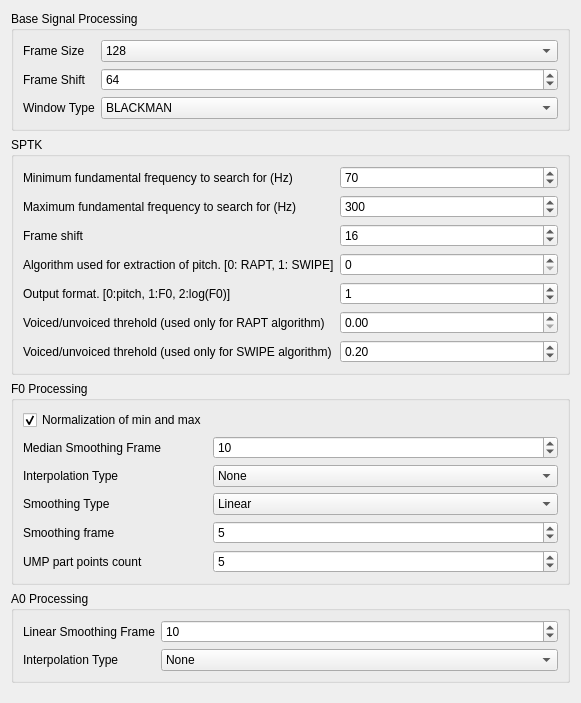
         <widget class="QWidget" name="scrollAreaWidgetContents_2">
          <property name="geometry">
           <rect>
            <x>0</x>
            <y>0</y>
            <width>516</width>
            <height>703</height>
           </rect>
          </property>
          <layout class="QHBoxLayout" name="horizontalLayout_3">
           <item>
            <layout class="QVBoxLayout" name="verticalLayout_4">
             <item>
              <widget class="QGroupBox" name="groupBox_2">
               <property name="title">
                <string>Base Signal Processing</string>
               </property>
               <layout class="QFormLayout" name="formLayout_2">
                <item row="0" column="0">
                 <widget class="QLabel" name="label_3">
                  <property name="text">
                   <string>Frame Size</string>
                  </property>
                 </widget>
                </item>
                <item row="0" column="1">
                 <widget class="QComboBox" name="frameSizeBox">
                  <property name="currentIndex">
                   <number>3</number>
                  </property>
                  <item>
                   <property name="text">
                    <string notr="true">16</string>
                   </property>
                  </item>
                  <item>
                   <property name="text">
                    <string notr="true">32</string>
                   </property>
                  </item>
                  <item>
                   <property name="text">
                    <string notr="true">64</string>
                   </property>
                  </item>
                  <item>
                   <property name="text">
                    <string notr="true">128</string>
                   </property>
                  </item>
                  <item>
                   <property name="text">
                    <string notr="true">256</string>
                   </property>
                  </item>
                  <item>
                   <property name="text">
                    <string notr="true">512</string>
                   </property>
                  </item>
                  <item>
                   <property name="text">
                    <string notr="true">1024</string>
                   </property>
                  </item>
                  <item>
                   <property name="text">
                    <string notr="true">2048</string>
                   </property>
                  </item>
                  <item>
                   <property name="text">
                    <string notr="true">4096</string>
                   </property>
                  </item>
                  <item>
                   <property name="text">
                    <string notr="true">8192</string>
                   </property>
                  </item>
                  <item>
                   <property name="text">
                    <string notr="true">16384</string>
                   </property>
                  </item>
                  <item>
                   <property name="text">
                    <string notr="true">32768</string>
                   </property>
                  </item>
                  <item>
                   <property name="text">
                    <string notr="true">65536</string>
                   </property>
                  </item>
                 </widget>
                </item>
                <item row="1" column="0">
                 <widget class="QLabel" name="label_4">
                  <property name="text">
                   <string>Frame Shift</string>
                  </property>
                 </widget>
                </item>
                <item row="1" column="1">
                 <widget class="QSpinBox" name="frameShiftSpin">
                  <property name="minimum">
                   <number>10</number>
                  </property>
                  <property name="maximum">
                   <number>65536</number>
                  </property>
                  <property name="singleStep">
                   <number>16</number>
                  </property>
                  <property name="value">
                   <number>64</number>
                  </property>
                  <property name="displayIntegerBase">
                   <number>10</number>
                  </property>
                 </widget>
                </item>
                <item row="2" column="0">
                 <widget class="QLabel" name="label_7">
                  <property name="text">
                   <string>Window Type</string>
                  </property>
                 </widget>
                </item>
                <item row="2" column="1">
                 <widget class="QComboBox" name="windoTypeBox">
                  <property name="currentIndex">
                   <number>0</number>
                  </property>
                  <item>
                   <property name="text">
                    <string>BLACKMAN</string>
                   </property>
                  </item>
                  <item>
                   <property name="text">
                    <string>HAMMING</string>
                   </property>
                  </item>
                  <item>
                   <property name="text">
                    <string>HANNING</string>
                   </property>
                  </item>
                  <item>
                   <property name="text">
                    <string>BARTLETT</string>
                   </property>
                  </item>
                  <item>
                   <property name="text">
                    <string>TRAPEZOID</string>
                   </property>
                  </item>
                  <item>
                   <property name="text">
                    <string>RECTANGULAR</string>
                   </property>
                  </item>
                 </widget>
                </item>
               </layout>
              </widget>
             </item>
             <item>
              <widget class="QGroupBox" name="groupBox_3">
               <property name="title">
                <string>SPTK</string>
               </property>
               <layout class="QFormLayout" name="formLayout_4">
                <item row="1" column="0">
                 <widget class="QLabel" name="label_5">
                  <property name="text">
                   <string>Minimum fundamental frequency to search for (Hz)</string>
                  </property>
                 </widget>
                </item>
                <item row="1" column="1">
                 <widget class="QSpinBox" name="pitchMinFreqSpin">
                  <property name="maximum">
                   <number>65536</number>
                  </property>
                  <property name="value">
                   <number>70</number>
                  </property>
                 </widget>
                </item>
                <item row="2" column="0">
                 <widget class="QLabel" name="label_6">
                  <property name="text">
                   <string>Maximum fundamental frequency to search for (Hz)</string>
                  </property>
                 </widget>
                </item>
                <item row="2" column="1">
                 <widget class="QSpinBox" name="pitchMaxFreqSpin">
                  <property name="maximum">
                   <number>65536</number>
                  </property>
                  <property name="singleStep">
                   <number>1</number>
                  </property>
                  <property name="value">
                   <number>300</number>
                  </property>
                 </widget>
                </item>
                <item row="3" column="0">
                 <widget class="QLabel" name="label_11">
                  <property name="text">
                   <string>Frame shift</string>
                  </property>
                 </widget>
                </item>
                <item row="3" column="1">
                 <widget class="QSpinBox" name="pitchFrameShoftSpin">
                  <property name="maximum">
                   <number>65536</number>
                  </property>
                  <property name="value">
                   <number>16</number>
                  </property>
                 </widget>
                </item>
                <item row="4" column="0">
                 <widget class="QLabel" name="label_12">
                  <property name="text">
                   <string>Algorithm used for extraction of pitch. [0: RAPT, 1: SWIPE]</string>
                  </property>
                 </widget>
                </item>
                <item row="4" column="1">
                 <widget class="QSpinBox" name="pitchATypeSpin">
                  <property name="maximum">
                   <number>1</number>
                  </property>
                 </widget>
                </item>
                <item row="5" column="0">
                 <widget class="QLabel" name="label_13">
                  <property name="text">
                   <string>Output format. [0:pitch, 1:F0, 2:log(F0)]</string>
                  </property>
                 </widget>
                </item>
                <item row="5" column="1">
                 <widget class="QSpinBox" name="pitchOTypeSpin">
                  <property name="maximum">
                   <number>2</number>
                  </property>
                  <property name="value">
                   <number>1</number>
                  </property>
                 </widget>
                </item>
                <item row="6" column="0">
                 <widget class="QLabel" name="label_14">
                  <property name="text">
                   <string>Voiced/unvoiced threhold (used only for RAPT algorithm)</string>
                  </property>
                 </widget>
                </item>
                <item row="6" column="1">
                 <widget class="QDoubleSpinBox" name="pitchThreshRaptSpin"/>
                </item>
                <item row="7" column="0">
                 <widget class="QLabel" name="label_15">
                  <property name="text">
                   <string>Voiced/unvoiced threhold (used only for SWIPE algorithm)</string>
                  </property>
                 </widget>
                </item>
                <item row="7" column="1">
                 <widget class="QDoubleSpinBox" name="pitchThreshSwipeSpin">
                  <property name="decimals">
                   <number>2</number>
                  </property>
                  <property name="value">
                   <double>0.200000000000000</double>
                  </property>
                 </widget>
                </item>
               </layout>
              </widget>
             </item>
             <item>
              <widget class="QGroupBox" name="groupBox_5">
               <property name="title">
                <string>F0 Processing</string>
               </property>
               <layout class="QFormLayout" name="formLayout_6">
                <item row="0" column="0">
                 <widget class="QCheckBox" name="normF0MinMax">
                  <property name="text">
                   <string>Normalization of min and max</string>
                  </property>
                  <property name="checked">
                   <bool>true</bool>
                  </property>
                 </widget>
                </item>
                <item row="1" column="0">
                 <widget class="QLabel" name="label_19">
                  <property name="text">
                   <string>Median Smoothing Frame</string>
                  </property>
                 </widget>
                </item>
                <item row="1" column="1">
                 <widget class="QSpinBox" name="plotMidFrameF0Spin">
                  <property name="minimum">
                   <number>1</number>
                  </property>
                  <property name="value">
                   <number>10</number>
                  </property>
                 </widget>
                </item>
                <item row="2" column="0">
                 <widget class="QLabel" name="label_21">
                  <property name="text">
                   <string>Interpolation Type</string>
                  </property>
                 </widget>
                </item>
                <item row="2" column="1">
                 <widget class="QComboBox" name="plotInterpolationTypeF0Box">
                  <property name="currentIndex">
                   <number>0</number>
                  </property>
                  <item>
                   <property name="text">
                    <string>None</string>
                   </property>
                  </item>
                  <item>
                   <property name="text">
                    <string>Linear interpolation</string>
                   </property>
                  </item>
                  <item>
                   <property name="text">
                    <string>Cubic spline (natural boundary conditions)</string>
                   </property>
                  </item>
                  <item>
                   <property name="text">
                    <string>Cubic spline (periodic boundary conditions)</string>
                   </property>
                  </item>
                  <item>
                   <property name="text">
                    <string>Non-rounded Akima spline (natural boundary conditions)</string>
                   </property>
                  </item>
                  <item>
                   <property name="text">
                    <string>Non-rounded Akima spline (periodic boundary conditions)</string>
                   </property>
                  </item>
                  <item>
                   <property name="text">
                    <string>Steffen’s method</string>
                   </property>
                  </item>
                 </widget>
                </item>
                <item row="3" column="0">
                 <widget class="QLabel" name="label_17">
                  <property name="text">
                   <string>Smoothing Type</string>
                  </property>
                 </widget>
                </item>
                <item row="3" column="1">
                 <widget class="QComboBox" name="umpSmoothType">
                  <item>
                   <property name="text">
                    <string>Linear</string>
                   </property>
                  </item>
                  <item>
                   <property name="text">
                    <string>Median</string>
                   </property>
                  </item>
                  <item>
                   <property name="text">
                    <string>None</string>
                   </property>
                  </item>
                 </widget>
                </item>
                <item row="4" column="0">
                 <widget class="QLabel" name="label_18">
                  <property name="text">
                   <string>Smoothing frame</string>
                  </property>
                 </widget>
                </item>
                <item row="4" column="1">
                 <widget class="QSpinBox" name="umpSmoothValue">
                  <property name="minimum">
                   <number>1</number>
                  </property>
                  <property name="value">
                   <number>5</number>
                  </property>
                 </widget>
                </item>
                <item row="5" column="0">
                 <widget class="QLabel" name="label_36">
                  <property name="text">
                   <string>UMP part points count</string>
                  </property>
                 </widget>
                </item>
                <item row="5" column="1">
                 <widget class="QSpinBox" name="portLen">
                  <property name="minimum">
                   <number>1</number>
                  </property>
                  <property name="maximum">
                   <number>300</number>
                  </property>
                  <property name="value">
                   <number>5</number>
                  </property>
                 </widget>
                </item>
               </layout>
              </widget>
             </item>
             <item>
              <widget class="QGroupBox" name="groupBox_6">
               <property name="title">
                <string>A0 Processing</string>
               </property>
               <layout class="QFormLayout" name="formLayout_7">
                <item row="0" column="0">
                 <widget class="QLabel" name="label_22">
                  <property name="text">
                   <string>Linear Smoothing Frame</string>
                  </property>
                 </widget>
                </item>
                <item row="0" column="1">
                 <widget class="QSpinBox" name="plotLinFrameEnergySpin">
                  <property name="minimum">
                   <number>1</number>
                  </property>
                  <property name="value">
                   <number>10</number>
                  </property>
                 </widget>
                </item>
                <item row="1" column="0">
                 <widget class="QLabel" name="label_23">
                  <property name="text">
                   <string>Interpolation Type</string>
                  </property>
                 </widget>
                </item>
                <item row="1" column="1">
                 <widget class="QComboBox" name="plotInterpolationTypeEnergyBox">
                  <item>
                   <property name="text">
                    <string>None</string>
                   </property>
                  </item>
                  <item>
                   <property name="text">
                    <string>Linear interpolation</string>
                   </property>
                  </item>
                  <item>
                   <property name="text">
                    <string>Cubic spline (тatural boundary conditions)</string>
                   </property>
                  </item>
                  <item>
                   <property name="text">
                    <string>Cubic spline (periodic boundary conditions)</string>
                   </property>
                  </item>
                  <item>
                   <property name="text">
                    <string>Non-rounded Akima spline (natural boundary conditions)</string>
                   </property>
                  </item>
                  <item>
                   <property name="text">
                    <string>Non-rounded Akima spline (periodic boundary conditions)</string>
                   </property>
                  </item>
                  <item>
                   <property name="text">
                    <string>Steffen’s method</string>
                   </property>
                  </item>
                 </widget>
                </item>
               </layout>
              </widget>
             </item>
             <item>
              <spacer name="verticalSpacer_2">
               <property name="orientation">
                <enum>Qt::Vertical</enum>
               </property>
               <property name="sizeHint" stdset="0">
                <size>
                 <width>20</width>
                 <height>40</height>
                </size>
               </property>
              </spacer>
             </item>
            </layout>
           </item>
          </layout>
         </widget>
